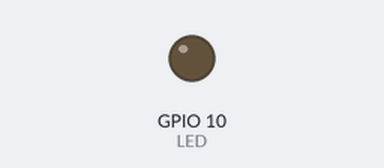
A program run on a simulated Raspberry Pi (BCM pin numbers). On the bench: output pins drawn as LEDs (lit = HIGH).

Above: at 2.05 s.
At 2.95 s:
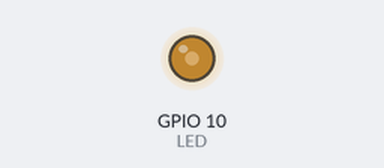
At 3.9 s:
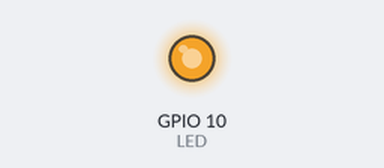
At 5.8 s:
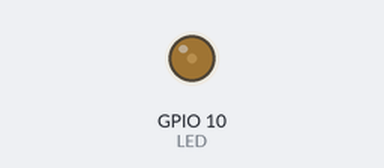
Timing chart, 0 to 7.5 s (numbered marks = the images above):
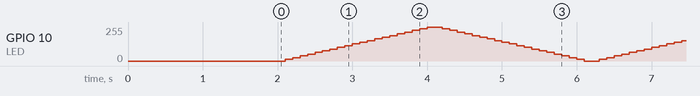

The program:

ledPWM.py
```python
#coding:utf-8

import time
import RPi.GPIO as GPIO

LED=10

GPIO.setmode(GPIO.BCM)
GPIO.setup(LED, GPIO.OUT)

GPIO.setwarnings(False)

pwm = GPIO.PWM(LED, 70)  # 通道为 12 频率为 50Hz

pwm.start(0)
time.sleep(2)
try:
    while True:
        for dc in range(0, 101, 5):
            pwm.ChangeDutyCycle(dc)
            time.sleep(0.1)
        for dc in range(100, -1, -5):
            pwm.ChangeDutyCycle(dc)
            time.sleep(0.1)
except KeyboardInterrupt:
    pass
pwm.stop()
GPIO.cleanup()
```
